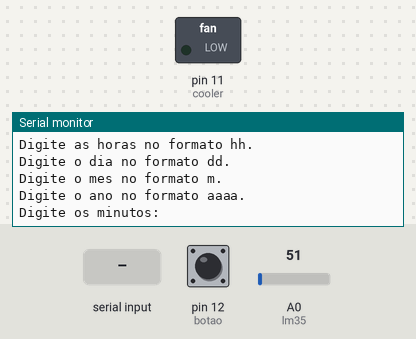
A sketch run on a simulated Arduino Uno, built with avr-gcc and run on an emulated ATmega328P. On the bench: switched loads named in the sketch (green lamp = pin HIGH), the last lines printed to the serial monitor. The inputs (shaded band) are chosen by the test bench; at power-on: pin 12 (botao) LOW, A0 (lm35) = 51.

Above: at 2.9 s.
3.0 s: "90,45,200\n" received over Serial
At 3.5 s:
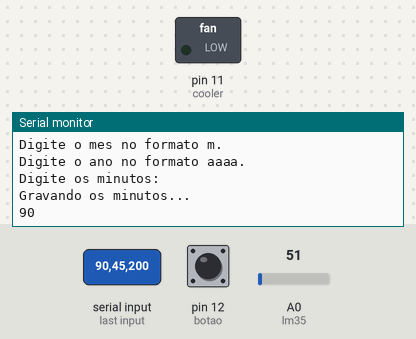
6.5 s: "30,150,10\n" received over Serial
At 14.7 s:
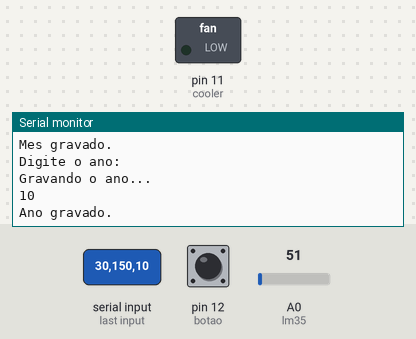
Timing chart, 0 to 16.2 s (numbered marks = the images above; inputs shaded):
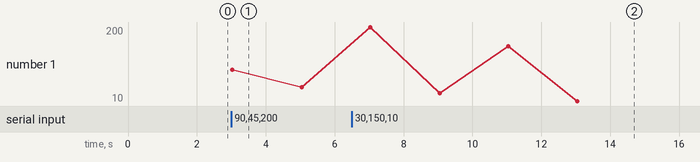

The sketch:

Estacionamentov1.5.ino
```cpp
/************************************************************************
 *  Sistema de data e hora retirado do site Labotarório de Garagem      *
 * (http://arduino.labdegaragem.com/Guia_preview/SMK_11_dataehora.html) *
 * Sistema adaptado para se adequar ao uso.                             *
 * Feito por: Wendell Stanley Araújo Rocha                              *
 * Link para o repositório: https://github.com/WendellRocha/Arduino     *
 * Código desponibilizado para ser utilizado e alterado para se adequar *
 * ao seu código.                                                       *
 * Sistema de estacionamento com controle da rotação do cooler de acordo*
 * com a temperatura ambiente.                                          *
 * Controle da rotação do cooler de acordo com a temperatura, pois o    *
 * arduino, provavelmente, ficará em uma caixa sem circulação de ar.    *
 * Por favor, não retire os créditos.                                   *
 ************************************************************************/

// sensor de teperatura, cooler, botão, estado do botão, temperatura, e array de temperaturas

const int botao = 12;
const int lm35 = 0;
const int cooler = 11;
int estadodobotao = 0;
int temperatura = 0;
int samples[8];

// -----------------

// data/hora/dias da semana/meses
int segundo, minuto, hora, dia, mes, ano, DiaDaSemana;
unsigned long UtlTime;
char* DiasDaSemana[] = {"", "Domingo", "Segunda-Feira", "Terça-Feira", "Quarta-Feira", "Quinta-Feira", "Sexta-Feira", "Sabado"};
char* Meses[] = {"", "Janeiro", "Fevereiro", "Março", "Abril", "Maio", "Junho", "Julho", "Agosto", "Setembro", "Outubro", "Novembro", "Dezembro"};

//----------------
void setup() {

  pinMode(botao, INPUT);


  UtlTime = 0;
  minuto = -1;
  hora = 0;
  dia = 0;
  mes = 0;
  ano = 0;


  // iniciando o arduino
  Serial.begin(9600);
  Serial.print("Inicializando...\n");
  delay(1000);
  Serial.print("Observacoes:\n");
  Serial.print("Digite as horas no formato hh.\n"
               "Digite o dia no formato dd.\n"
               "Digite o mes no formato m.\n"
               "Digite o ano no formato aaaa.\n");
   delay(1000);


  // configura os minutos
  Serial.print("Digite os minutos: \n");
  while (minuto == -1) {
    if (Serial.available() > 0) {
      minuto = Serial.parseInt();
    }
  }

  Serial.print("Gravando os minutos...\n");
  Serial.print(minuto);
  delay(1000);
  Serial.print("\nMinutos gravados.\n");
  delay(1000);

  // configura a hora
  Serial.print("Digite a hora: \n");
  while (hora == 0) {
    if (Serial.available() > 0) {
      hora = Serial.parseInt();
    }
  }

  Serial.print("Gravando a hora...\n");
  Serial.print(hora);
  delay(1000);
  Serial.print("\nHora gravada.\n");
  delay(1000);

  //configura o dia
  Serial.print("Digite o dia: \n");
  while (dia == 0) {
    if (Serial.available() > 0) {
      dia = Serial.parseInt();
    }
  }

   Serial.print("Gravando o dia...\n");
   Serial.print(dia);
   delay(1000);
   Serial.print("\nDia gravado.\n");
   delay(1000);

  //configura o dia da semana
  Serial.print("Digite o dia da semana: \n");
  while (DiaDaSemana == 0) {
    if (Serial.available() > 0) {
      DiaDaSemana = Serial.parseInt();
    }
  }

   Serial.print("Gravando o dia da sema...\n");
   Serial.print(DiaDaSemana);
   delay(1000);
   Serial.print("\nDia da semana gravado.\n");
   delay(1000);

   // configura o mês
   Serial.print("Digite o mes: \n");
   while (mes == 0) {
    if (Serial.available() > 0) {
      mes = Serial.parseInt();
    }
   }

   Serial.print("Gravando o mes...\n");
   Serial.print(mes);
   delay(1000);
   Serial.print("\nMes gravado.\n");
   delay(1000);

   // configura o ano
   Serial.print("Digite o ano: \n");
   while (ano == 0) {
    if (Serial.available() > 0) {
      ano = Serial.parseInt();
    }
   }

   Serial.print("Gravando o ano...\n");
   Serial.print(ano);
   delay(1000);
   Serial.print("\nAno gravado.\n\n");
   delay(1000);

}

void loop() {
  if(millis() - UtlTime < 0) {
    UtlTime = millis();
  }

  else {
    segundo = int((millis() - UtlTime) / 1000);
  }

  if(segundo > 59) {
    segundo = 0;
    minuto++;
    UtlTime = millis();
  }

  if(minuto > 59) {
    hora++;
    minuto = 0;
  }

  if(hora > 23) {
    dia++;
    DiaDaSemana++;
    hora = 0;
  }

  if (mes > 12) {
    mes--;
    mes = 1;
  }

  if(mes == 1||mes == 3||mes == 5||mes == 7||mes == 8||mes == 10||mes == 12) {
    if(dia > 31) {
      dia = 1;
      mes++;
      if(mes > 12){
        ano++;
        mes = 1;
      }
    }
  }

  else if(mes == 2) {
    if(ano % 400 == 0) {
      if(dia > 29) {
        dia = 1;
        mes++;
      }
    }
  }

  else if((ano % 4 == 0) && (ano % 100 != 0)) {
    if(dia>29) {
      dia = 1;
      mes++;
    }
  }

  else if(dia > 28){
      dia = 1;
      mes++;
    }

  else if(dia > 30) {
      dia = 1;
      mes++;
    }

    verificaTemperatura();

  estadodobotao = digitalRead(botao);
  if (estadodobotao == HIGH) {
    Serial.write("UNIVERSIDADE FEDERAL DE CAMPINA GRANDE\n");
    Serial.write("Ticket de estacionamento\n\n");

    if (hora < 23 && hora <= 12) {
      Serial.write("Bom dia, seja bem-vindo\n\n");
    }

    else if (hora > 12 && hora < 18) {
      Serial.write("Boa tarde, seja bem-vindo\n\n");
    }

    else if (hora >= 18 && hora <= 23) {
      Serial.write("Boa noite, seja bem-vindo\n\n");
    }


    Serial.write(DiasDaSemana[DiaDaSemana]);
    Serial.write(", ");
    Serial.write(dia);
    Serial.write(" de ");
    Serial.write(Meses[mes]);
    Serial.write(" de ");
    Serial.write(ano);
    Serial.write("\n");
    Serial.write("Horario de entrada: ");
    Serial.write(hora);
    Serial.write(":");
    Serial.write(minuto);
    Serial.write(":");
    Serial.write(segundo);
    Serial.write(" \n\n");
    Serial.write("Para liberar a sua saida,\n");
    Serial.write("passe no caixa e troque o ticket pelo cartao.\n\n");
  }
}
```

temperatura.ino
```cpp
/************************************************************************
 *  Feito por: Wendell Stanley Araújo Rocha                             *
 * Link para o repositório: https://github.com/WendellRocha/Arduino     *
 * Código desponibilizado para ser utilizado e alterado para se adequar *
 * ao seu código.                                                       *
 * Sistema de estacionamento com controle da rotação do cooler de acordo*
 * com a temperatura ambiente.                                          *
 * Controle da rotação do cooler de acordo com a temperatura, pois o    *
 * arduino, provavelmente, ficará em uma caixa sem circulação de ar.    *
 * Por favor, não retire os créditos.                                   *
 ************************************************************************/

void verificaTemperatura() {
  for (int i = 0; i <= 7; i++) {
    samples[i] = (5.0 * analogRead(lm35) * 100.0) / 1024.0;
    temperatura += samples[i];
    delay(100);
  }

  temperatura /= 8.0;

  if (temperatura > 27.0) {
    analogWrite(cooler, 255);
  }

  else if (temperatura >= 25.0 && temperatura <= 27.0) {
    analogWrite(cooler, 127);
  }

  else {
    analogWrite(cooler, 0);
  }

  temperatura = 0;
  delay(50);
}
```

Measured:
- after the input at 3.0 s, the serial monitor: prints a new line at once (image 1)
- after the input at 6.5 s, the serial monitor: prints a new line after 2.5 s (image 2)
- plotted number 1: 45 → 10 after the input at 6.5 s
